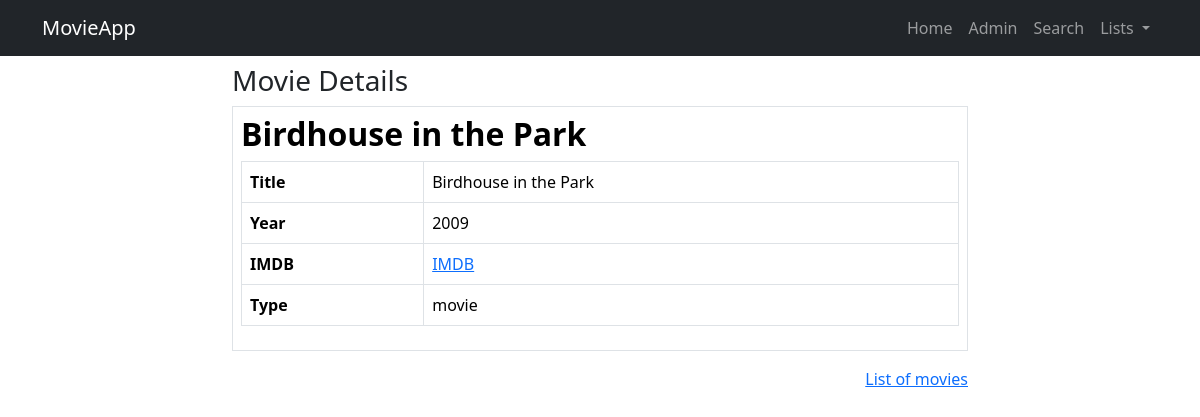
/movieapp/movie_detail/53, run on the app's committed database.
### movieapp/models.py (models this page shows, shortened)
class Movie(models.Model):
    title = models.CharField(max_length=100)
    year = models.CharField(max_length=100)
    imdbID = models.CharField(max_length=100)
    type = models.CharField(max_length=100)
    poster= models.CharField(max_length=100)
    class Meta:
        verbose_name_plural = 'movies'
        ordering = ['title']

### movieapp/views.py (the view)
# urls.py: path('movie_detail/<int:pk>', views.MovieDetailView.as_view(), name='movie_detail'),
class MovieDetailView(DetailView):
    model = Movie

### movieapp/templates/movieapp/movie_detail.html (shortened to what this page needs)
{% extends 'base.html' %}
{% block content %}
    <div class="row">
        <div class="col-8 mt-2 mx-auto">
            <h3>Movie Details</h3>
            <table class="table table-bordered">
                <td>
                    <h2><strong>{{ movie.title }}</strong></h2>
                    <table class="table table-bordered">
                        <tr>
                            <td><strong>Title</strong></td>
                            <td>{{ movie.title }}</td>
                        </tr>
                        <tr>
                            <td><strong>Year</strong></td>
                            <td>{{ movie.year }}</td>
                        </tr>
                        <tr>
                            <td><strong>IMDB</strong></td>
                            <td><a href="https://omdbapi.com/?apikey=599afc0&i={{ movie.imdbID }}" target="_blank">IMDB</a></td>
                        </tr>
                        <tr>
                            <td><strong>Type</strong></td>
                            <td>{{ movie.type }}</td>
                        </tr>
                    </table>
                </td>
            </table>
            <p class="text-end">
                <a href="{% url 'movieapp:movie_list' %}">List of movies</a>
            </p>
        </div>
    </div>
{% endblock %}

### data on the page
Movie: title "Birdhouse in the Park", year "2009", type "movie"
